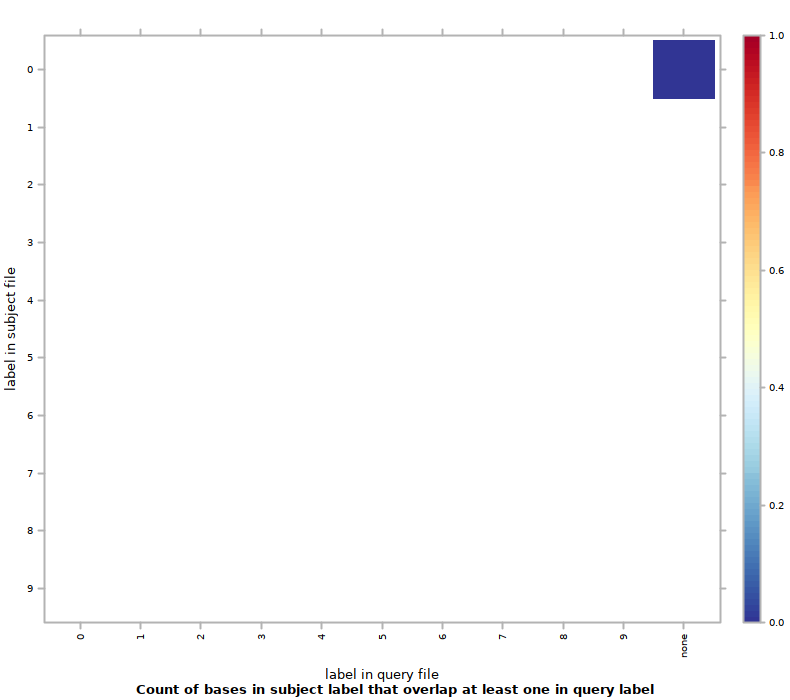

Generate this figure with R:
#!/usr/bin/env Rscript
## transcript produced by Segtools 1.1.14

segtools.r.dirname <-
  system2("python",
          c("-c", "'import segtools; print segtools.get_r_dirname()'"),
          stdout = TRUE)

source(file.path(segtools.r.dirname, 'common.R'))
source(file.path(segtools.r.dirname, 'overlap.R'))
save.overlap.performance('./K5seq1bpexo100bp/overlap-direct', 'overlap.performance', './K5seq1bpexo100bp/overlap-direct/overlap.tab', row.normalize = 'FALSE', mnemonic_file = '', clobber = FALSE, col_mnemonic_file = '')
save.overlap.heatmap('./K5seq1bpexo100bp/overlap-direct', 'overlap', './K5seq1bpexo100bp/overlap-direct/overlap.tab', clobber = FALSE, col_mnemonic_file = '', cluster = FALSE, max_contrast = FALSE, row.normalize = 'FALSE', mnemonic_file = '')
